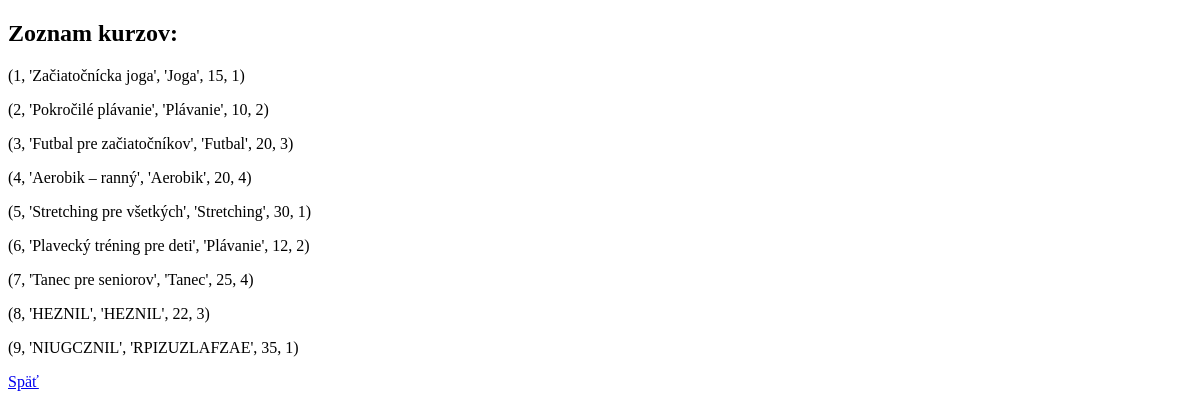
/kurzy, run on an earlier commit of the app's database.
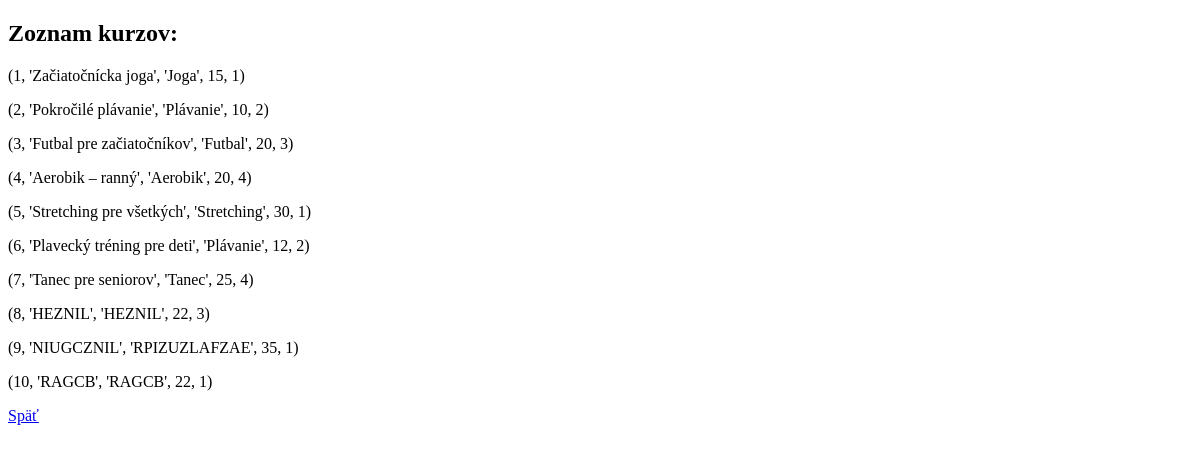
And on a later commit of the database.
### tables this page shows
CREATE TABLE Kurzy (
    ID_kurzu INTEGER PRIMARY KEY,
    Nazov_kurzu TEXT NOT NULL,
    Typ_sportu TEXT,
    Max_pocet_ucastnikov INTEGER,
    ID_trenera INTEGER NOT NULL,
    FOREIGN KEY (ID_trenera) REFERENCES Treneri(ID_trenera)
);

### app.py (the view)
@app.route('/kurzy')  # API endpoint
def zobraz_kurzy():
    conn = pripoj_db()
    cursor = conn.cursor()
    cursor.execute("SELECT * FROM Kurzy")
    kurzy = cursor.fetchall()
    conn.close()
    return render_template("kurzy.html", kurzy=kurzy)

### app.py (called while the page is built)
def pripoj_db():
    conn = sqlite3.connect("kurzy.db")
    return conn

### templates/kurzy.html (shortened to what this page needs)
<!DOCTYPE html>
<html>
<head>
</head>
<body>
    <h2>Zoznam kurzov:</h2>
    {% for kurz in kurzy: %}
        <p>{{ kurz }}</p>
    {% endfor %}
    <a href="/">Späť</a>
</body>
</html>

What changed in the data, as far as the page shows it:
added Kurzy: kurz "(10, 'RAGCB', 'RAGCB', 22, 1)"
